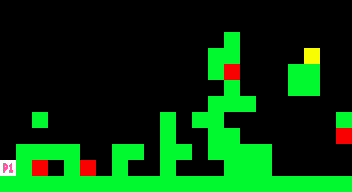

Rendered tile map (Tiled .tmx) drawn with the repository's tilesets; below, a short description and the full map source, tile grids included:
An orthogonal 22x12 tile map with 16x16 px tiles, 1 tile layer (Tile Layer 1).

<map version="1.5" tiledversion="1.7.1" orientation="orthogonal" renderorder="left-down" width="22" height="12" tilewidth="16" tileheight="16" infinite="0" nextlayerid="2" nextobjectid="1">
 <tileset firstgid="1" name="prototype-blocks" tilewidth="16" tileheight="16" tilecount="256" columns="16">
  <image source="prototype-blocks.png" width="256" height="256" />
 </tileset>
 <layer id="1" name="Tile Layer 1" width="22" height="12">
  <data encoding="csv">
0,0,0,0,0,0,0,0,0,0,0,0,0,0,0,0,0,0,0,0,0,0,
0,0,0,0,0,0,0,0,0,0,0,0,0,0,0,0,0,0,0,0,0,0,
0,0,0,0,0,0,0,0,0,0,0,0,0,0,2,0,0,0,0,0,0,0,
0,0,0,0,0,0,0,0,0,0,0,0,0,2,2,0,0,0,0,4,0,0,
0,0,0,0,0,0,0,0,0,0,0,0,0,2,1,0,0,0,2,2,0,0,
0,0,0,0,0,0,0,0,0,0,0,0,0,0,2,0,0,0,2,2,0,0,
0,0,0,0,0,0,0,0,0,0,0,0,0,2,2,2,0,0,0,0,0,0,
0,0,2,0,0,0,0,0,0,0,2,0,2,2,0,0,0,0,0,0,0,2,
0,0,0,0,0,0,0,0,0,0,2,0,0,2,2,0,0,0,0,0,0,1,
0,2,2,2,2,0,0,2,2,0,2,2,0,2,2,2,2,0,0,0,0,0,
17,2,1,0,2,1,0,2,0,0,2,0,0,0,2,2,2,0,0,0,0,0,
2,2,2,2,2,2,2,2,2,2,2,2,2,2,2,2,2,2,2,2,2,2
</data>
 </layer>
</map>